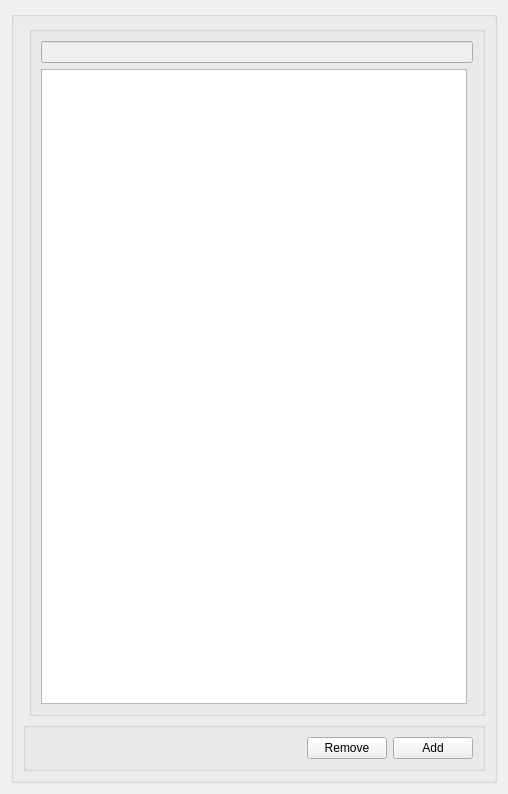
<?xml version="1.0" encoding="UTF-8"?>
<ui version="4.0">
 <class>BookmarksWidget</class>
 <widget class="QWidget" name="BookmarksWidget">
  <property name="geometry">
   <rect>
    <x>0</x>
    <y>0</y>
    <width>508</width>
    <height>794</height>
   </rect>
  </property>
  <property name="windowTitle">
   <string>Form</string>
  </property>
  <layout class="QGridLayout" name="gridLayout_4">
   <item row="0" column="0">
    <widget class="QGroupBox" name="groupBox_3">
     <property name="title">
      <string/>
     </property>
     <layout class="QGridLayout" name="gridLayout_3">
      <item row="1" column="1">
       <widget class="QGroupBox" name="groupBox_2">
        <property name="title">
         <string/>
        </property>
        <layout class="QGridLayout" name="gridLayout_2">
         <item row="1" column="0" colspan="2">
          <widget class="QLineEdit" name="lineEdit">
           <property name="enabled">
            <bool>false</bool>
           </property>
          </widget>
         </item>
         <item row="2" column="0">
          <widget class="QTableView" name="bookmarks"/>
         </item>
        </layout>
       </widget>
      </item>
      <item row="3" column="0" colspan="2">
       <widget class="QGroupBox" name="groupBox">
        <property name="title">
         <string/>
        </property>
        <layout class="QGridLayout" name="gridLayout">
         <item row="0" column="0">
          <spacer name="horizontalSpacer">
           <property name="orientation">
            <enum>Qt::Horizontal</enum>
           </property>
           <property name="sizeHint" stdset="0">
            <size>
             <width>40</width>
             <height>20</height>
            </size>
           </property>
          </spacer>
         </item>
         <item row="0" column="1">
          <widget class="QPushButton" name="removeButton">
           <property name="text">
            <string>Remove</string>
           </property>
           <property name="icon">
            <iconset resource="Resources.qrc">
             <normaloff>:/icons/images/remove.png</normaloff>:/icons/images/remove.png</iconset>
           </property>
          </widget>
         </item>
         <item row="0" column="2">
          <widget class="QPushButton" name="addButton">
           <property name="text">
            <string>Add</string>
           </property>
           <property name="icon">
            <iconset resource="Resources.qrc">
             <normaloff>:/icons/images/add.png</normaloff>:/icons/images/add.png</iconset>
           </property>
          </widget>
         </item>
        </layout>
       </widget>
      </item>
     </layout>
    </widget>
   </item>
  </layout>
 </widget>
 <resources>
  <include location="Resources.qrc"/>
 </resources>
 <connections/>
</ui>
